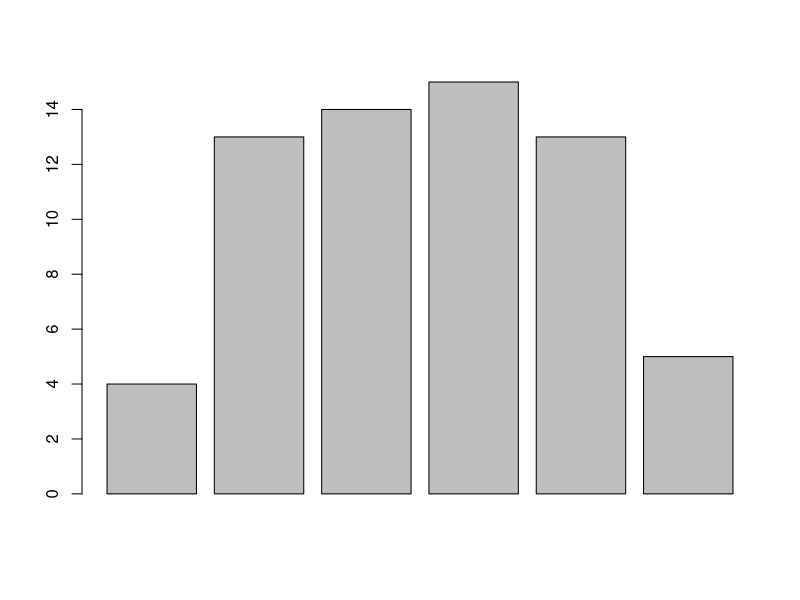
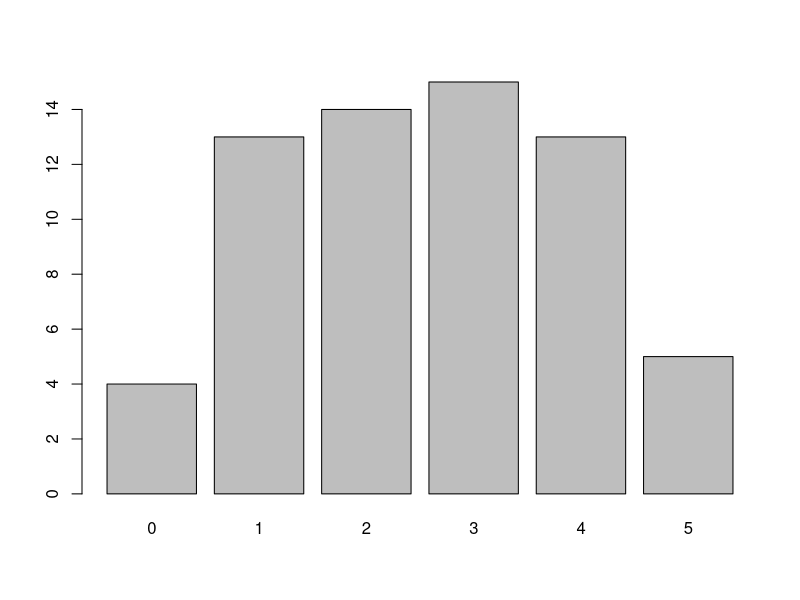
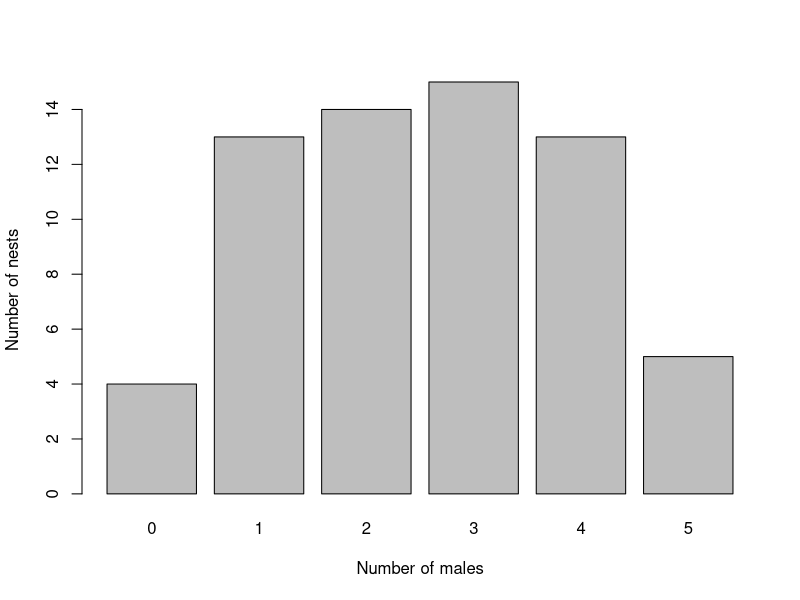
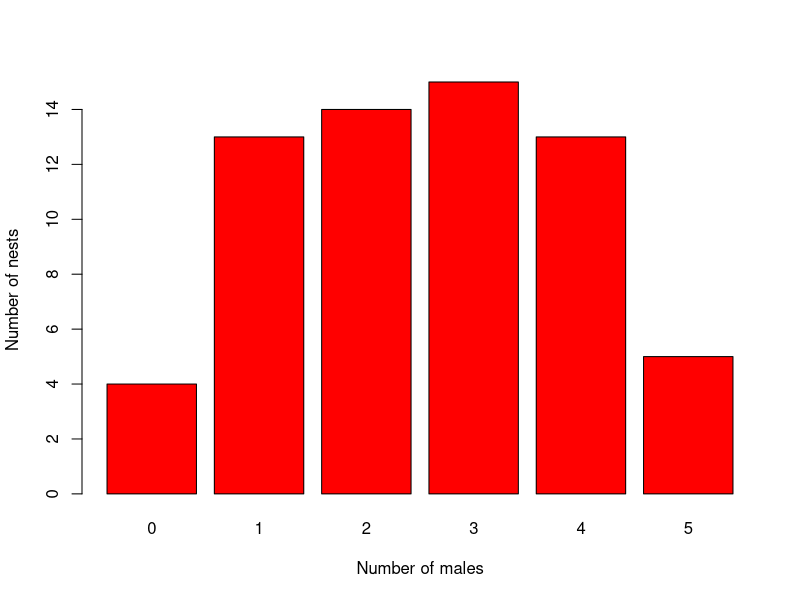
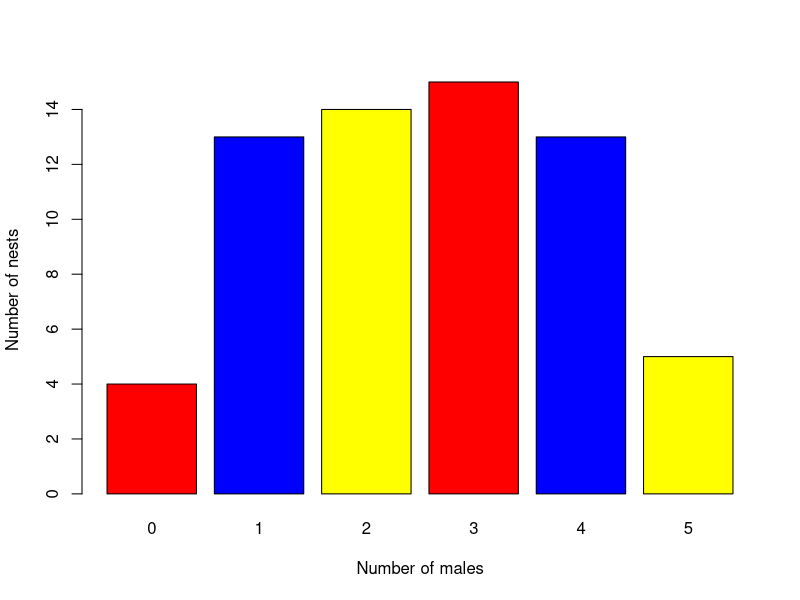
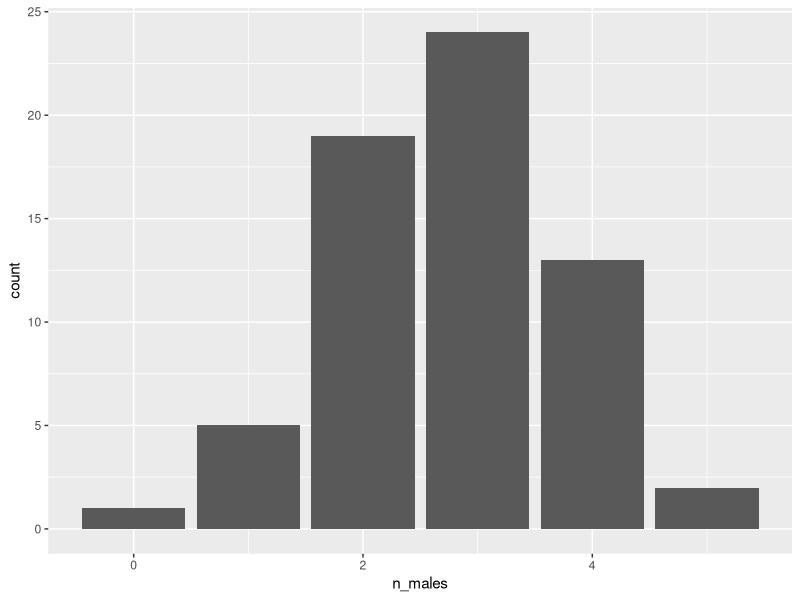
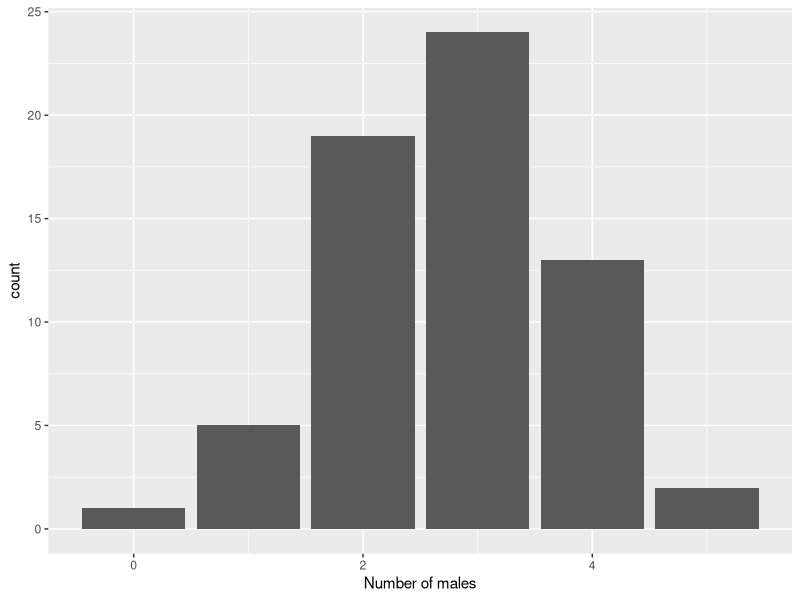

R code for these plots, in order:
## ----echo=FALSE,results="hide",warning=FALSE,message=FALSE---------------
#---CODING ANSWER---
n <- 0:5


## ----echo=FALSE,results="hide",warning=FALSE,message=FALSE---------------
#---CODING ANSWER---
str(n)
# it's a vector containing integers


## ----echo=FALSE,results="hide",warning=FALSE,message=FALSE---------------
#---CODING ANSWER---
freq <- c(4, 13, 14, 15, 13, 5)
freq


## ----echo=FALSE,results="hide",warning=FALSE,message=FALSE---------------
#---CODING ANSWER---
sum(freq)
# we expect that answer to be 64


## ----fig.width=4,fig.height=4--------------------------------------------
barplot(freq)


## ----warning=FALSE,message=FALSE-----------------------------------------
# plot the names below each bar
barplot(freq, names.arg = n)


## ----echo=FALSE,fig.width=4,fig.height=4,results="hide",warning=FALSE,message=FALSE----
#---CODING ANSWER---
barplot(freq, names.arg = n, 
        xlab = "Number of males", 
        ylab = "Number of nests")


## ----echo=FALSE,results="hide",fig.width=4,fig.height=4,warning=FALSE,message=FALSE----
#---CODING ANSWER---
barplot(freq, names.arg = n, 
        xlab = "Number of males",
        ylab = "Number of nests",
        col = "red")


## ----echo=FALSE,results="hide",fig.width=4,fig.height=4,warning=FALSE,message=FALSE----
#---CODING ANSWER---
barplot(freq, names.arg = n, 
        xlab ="Number of males",
        ylab ="Number of nests",
        col = c("red", "blue", "yellow"))


## ----echo=TRUE, message=FALSE, warning=FALSE-----------------------------
n_of_nests <- 64
clutch_size <- 5
p_of_male <- 0.5


## ----echo=TRUE, message=FALSE, warning=FALSE-----------------------------
nest_data <- data.frame(n_males = rbinom(n_of_nests, clutch_size, p_of_male))


## ----echo=FALSE,results="hide",warning=FALSE,message=FALSE---------------
#---CODING ANSWER---
str(nest_data)
# it's a dataframe containing one column, n_males, of integers


## ----echo=TRUE, message=FALSE, warning=FALSE-----------------------------
library(ggplot2)


## ----echo=TRUE, message=FALSE, warning=FALSE-----------------------------
ggplot(data = nest_data, aes(x = n_males)) +
  geom_bar()


## ----echo=TRUE, message=FALSE, warning=FALSE-----------------------------
ggplot(data = nest_data, aes(x = n_males)) +
  geom_bar() +
  xlab("Number of males")

